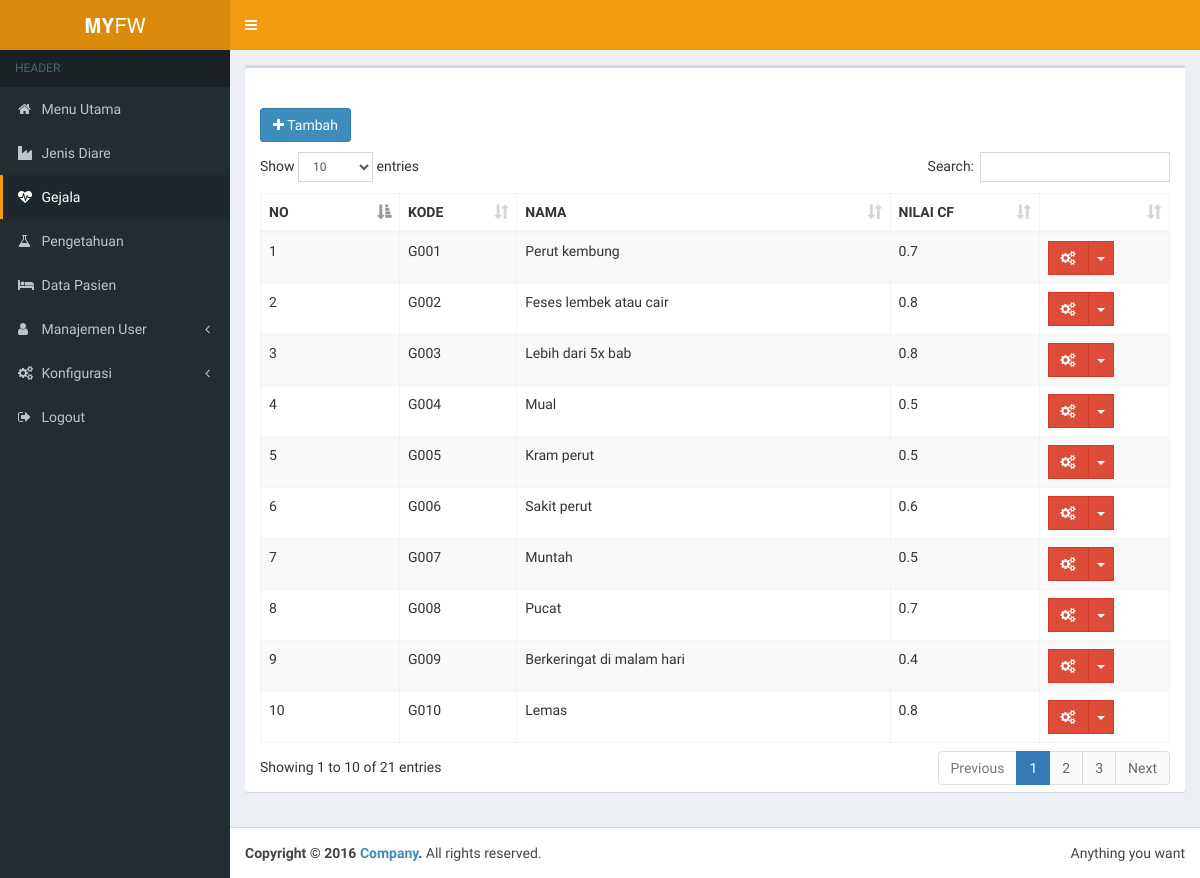
/admin/gejala (signed in), run on the app's committed database.
### tables this page shows
CREATE TABLE `tbl_gejala` (
  `kode_gejala` varchar(4) NOT NULL,
  `nama_gejala` varchar(200) NOT NULL,
  `nilai_cf` float NOT NULL,
  `tgl_update` timestamp NOT NULL DEFAULT CURRENT_TIMESTAMP ON UPDATE CURRENT_TIMESTAMP
);

### application/modules/admin/views/layout/content.php (called while the page is built)
<?php
if ($content) {
    $this->load->view($content);
} else {
    echo "halaman tidak ditemukan";
}

### application/modules/admin/views/layout/wrapper.php (called while the page is built)
<?php require_once('head.php') ?>
<?php require_once('header.php') ?>
<?php require_once('nav.php') ?>
<?php require_once('content.php') ?>
<?php require_once('footer.php') ?>

### application/modules/admin/controllers/Gejala.php (called while the page is built, shortened)
<?php
class Gejala extends CI_Controller
{
    public function index()
    {
        $gejala = $this->Crud_model->listing('tbl_gejala');
        $data = array(
            'title'     => 'Manjemen Gejala',
            'add'       => 'admin/gejala/add',
            'edit'      => 'admin/gejala/edit/',
            'delete'    => 'admin/gejala/delete/',
            'gejala'    => $gejala,
            'content'       => 'admin/gejala/list',
        );
        $this->load->view('layout/wrapper', $data, FALSE);
    }
}

### index.php (called while the page is built, shortened)
<?php
require_once BASEPATH.'core/CodeIgniter.php';

### application/models/Crud_model.php (called while the page is built, shortened)
<?php
class Crud_model extends CI_Model
{
    public function listing($table, $order = null)
    {
        $query = $this->db->select('*')
            ->from($table)
            ->get();
        return $query->result();
    }
}

### application/modules/admin/views/gejala/list.php (the view, shortened to what this page needs)
<div class="box">
  <div class="box-header">
  </div>
  <div class="box-body no-padding">
    <div class="container-fluid">
      <p>
        <a href="<?= base_url($add) ?>" class="btn btn-primary"><i class="fa fa-plus"></i> Tambah</a>
      </p>
      <table class="table table table-bordered table-striped DataTable">
        <thead>
          <tr>
            <th width="100px">NO</th>
            <th>KODE</th>
            <th>NAMA</th>
            <th>NILAI CF</th>
            <th></th>
          </tr>
        </thead>
        <tbody>
          <?php $no = 1;
          foreach ($gejala as $row) { ?>
            <tr>
              <td><?= $no ?></td>
              <td><?= $row->kode_gejala ?></td>
              <td><?= $row->nama_gejala ?></td>
              <td><?= $row->nilai_cf ?></td>
              <td>
                <div class="btn-group">
                  <button type="button" class="btn btn-danger btn-flat"><i class="fa fa-cogs"></i></button>
                  <button type="button" class="btn btn-danger btn-flat dropdown-toggle" data-toggle="dropdown">
                    <span class="caret"></span>
                  </button>
                </div>
              </td>
            </tr>
          <?php $no++;
          } ?>
        </tbody>
      </table>
    </div>
  </div>
</div>

### data on the page
tbl_gejala: kode_gejala "G001", nama_gejala "Perut kembung", nilai_cf "0.7"
tbl_gejala: kode_gejala "G002", nama_gejala "Feses lembek atau cair", nilai_cf "0.8"
tbl_gejala: kode_gejala "G003", nama_gejala "Lebih dari 5x bab", nilai_cf "0.8"
tbl_gejala: kode_gejala "G004", nama_gejala "Mual", nilai_cf "0.5"
tbl_gejala: kode_gejala "G005", nama_gejala "Kram perut", nilai_cf "0.5"
tbl_gejala: kode_gejala "G006", nama_gejala "Sakit perut", nilai_cf "0.6"
tbl_gejala: kode_gejala "G007", nama_gejala "Muntah", nilai_cf "0.5"
tbl_gejala: kode_gejala "G008", nama_gejala "Pucat", nilai_cf "0.7"
tbl_gejala: kode_gejala "G009", nama_gejala "Berkeringat di malam hari", nilai_cf "0.4"
tbl_gejala: kode_gejala "G010", nama_gejala "Lemas", nilai_cf "0.8"
